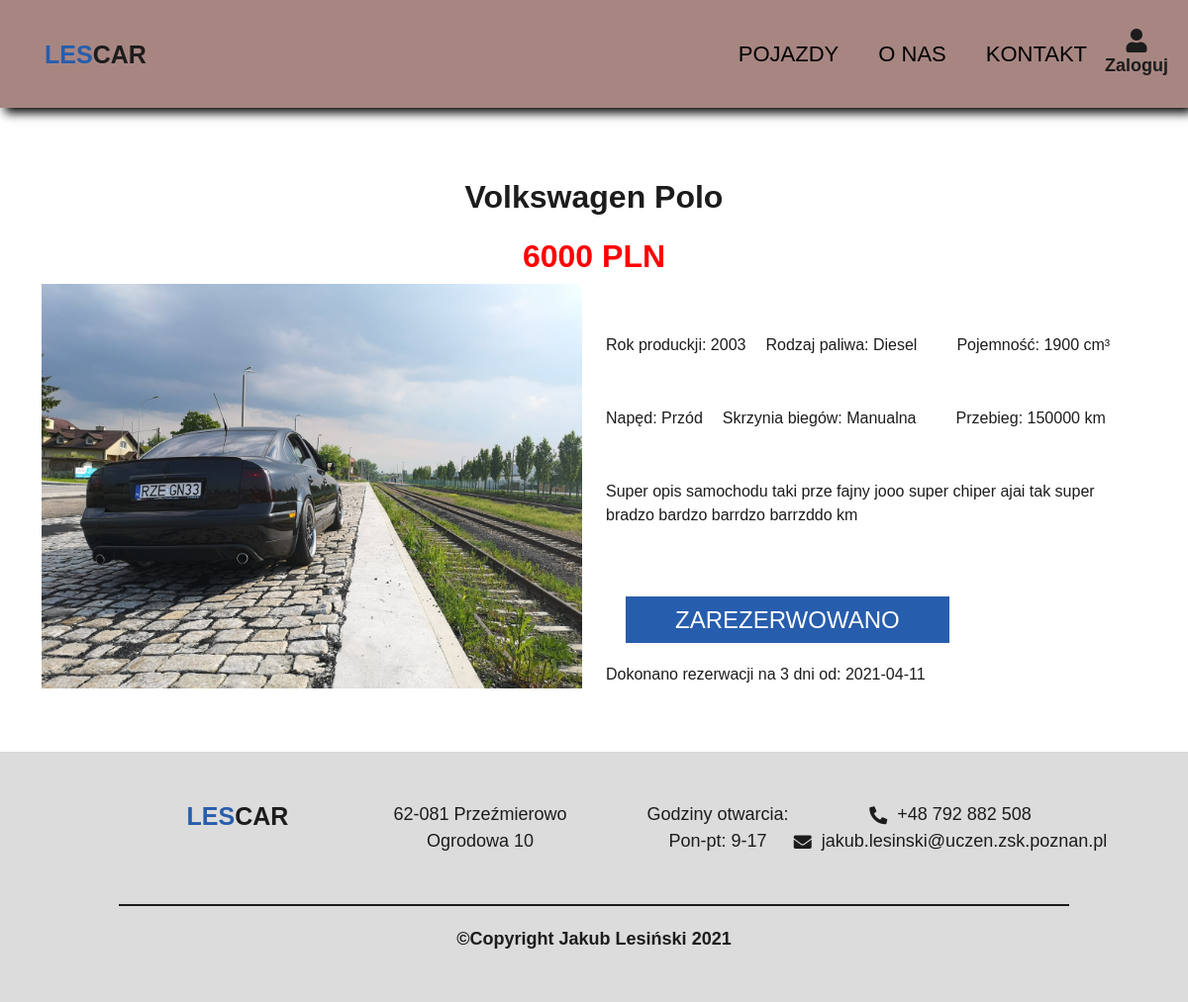
The page /resources/views/pages/product.php?Id_produktu=13 on the database its author committed.
### tables this page shows
CREATE TABLE `produkty` (
  `Id_produktu` int(11) NOT NULL,
  `Rodzaj` varchar(60) NOT NULL,
  `Marka` varchar(60) NOT NULL,
  `Model` varchar(60) NOT NULL,
  `Rok_Produkcji` varchar(4) NOT NULL,
  `Rodzaj_Paliwa` varchar(60) NOT NULL,
  `Pojemnosc` varchar(11) NOT NULL,
  `Naped` varchar(60) NOT NULL,
  `Skrzynia` varchar(10) NOT NULL,
  `Przebieg` varchar(20) NOT NULL,
  `Opis` text NOT NULL,
  `Cena` decimal(10,0) NOT NULL
);

### resources/views/pages/product.php (the view, shortened to what this page needs)
<?php
    require_once "../partials/db.php";
    $connect = new mysqli($host, $db_user, $db_password, $db_name);
    $date = date("Y-m-d");
    if($connect) {
        $id = $_GET['Id_produktu'];
        $sql = "SELECT * FROM produkty WHERE Id_produktu = $id";
        $result = mysqli_query($connect, $sql);
        $data = array();
        while ($row = mysqli_fetch_array($result, MYSQLI_ASSOC)) {
            $data[] = $row;
        }
        $sqlimg = "SELECT * FROM produkty_zdjęcia WHERE Id_produktu = $id";
        $resultimg = mysqli_query($connect, $sqlimg);
        $photos = array();
        while ($photo = mysqli_fetch_array($resultimg, MYSQLI_ASSOC)) {
            $photos[] = $photo;
        }
        $sqlreserv = "SELECT * FROM rezerwacje WHERE Id_produktu = $id";
        $resultReserv = mysqli_query($connect, $sqlreserv);
        if(mysqli_num_rows($resultReserv) > 0) {
            $czyReserv = true;
        } else {
            $czyReserv = false;
        }
    } else {
        echo "Error: $connect->connect_errno";
    }
?>
<!DOCTYPE html>
<html lang="pl">
<head>
    <link rel="stylesheet" type="text/css" href="/public/css/all.min.css">
    <link rel="stylesheet" type="text/css" href="/public/css/bootstrap.min.css">
    <link rel="stylesheet" href="/public/css/swiper-bundle.css">
    <link rel="stylesheet" href="/public/css/style.css">
</head>
<body>
    <header class="header">
        <div class="logo-wrapper">
            <a href="/index.php" class="logo"><h2 class="logo-heading">LES<span>CAR</span></h2></a>
        </div>
        <div class="nav-list-wrapper">
            <ul class="nav-list">
                <li class="nav-list-item"><a href="/resources/views/pages/listing.php" class="nav-list-link">POJAZDY</a></li>
                <li class="nav-list-item"><a href="/resources/views/pages/about.php" class="nav-list-link">O NAS</a></li>
                <li class="nav-list-item"><a href="/resources/views/pages/contact.php" class="nav-list-link">KONTAKT</a></li>
            </ul>
            <div class="login-basket">
                <?php
                    if(isset($_SESSION['logged']) == "") {
                        echo '
                            <a href="/resources/views/pages/login.php" class="loginIcon">
                            <div class="loginIcon-item">
                            <i class="fas fa-user"></i>
                            <a href="/resources/views/pages/login.php" class="loginIcon-link"><p class="loginIcon-desc">Zaloguj</p></a>
                            </div>
                            </a>
                        ';
                    }
                ?>
            </div>
        </div>
    </header>
    <section class="product">
        <div class="container">
            <div class="row">
                <div class="col-12">
                    <?php
                        foreach ($data as $row) {
                            $marka = $row['Marka'];
                            $model = $row['Model'];
                            $price = $row['Cena'];
                            echo '
                                <h1 class="product-heading">'.$marka.' '.$model.'</h1>
                                <h2 class="product-price">'.$price.' PLN</h2>
                            ';
                        }
                    ?>
                </div>
                <div class="col-12 col-md-6">
                    <?php
                        foreach ($photos as $photo) {
                            $url = $photo['Url_zdjecia'];
                            echo '
                                <img src="/public/img/'.$url.'" alt="" class=img-fluid>
                            ';
                        }
                    ?>
                </div>
                <div class="col-12 col-md-6">
                    <div class="product-info">
                        <div class="product-info-row">
                            <?php
                                foreach ($data as $row) {
                                    $year = $row['Rok_Produkcji'];
                                    $fuel = $row['Rodzaj_Paliwa'];
                                    $capacity = $row['Pojemnosc'];
                                    echo '
                                        <p class="product-info-desc">Rok produckji: '.$year.'</p>
                                        <p class="product-info-desc">Rodzaj paliwa: '.$fuel.'</p>
                                        <p class="product-info-desc">Pojemność: '.$capacity.' cm&sup3;</p>
                                    ';
                                }
                            ?>
                        </div>
                        <div class="product-info-row">
                            <?php
                                foreach ($data as $row) {
                                    $drive = $row['Naped'];
                                    $gearBox = $row['Skrzynia'];
                                    $mileage = $row['Przebieg'];
                                    echo '
                                        <p class="product-info-desc">Napęd: '.$drive.'</p>
                                        <p class="product-info-desc">Skrzynia biegów: '.$gearBox.'</p>
                                        <p class="product-info-desc">Przebieg: '.$mileage.' km</p>
                                    ';
                                }
                            ?>
                        </div>
                        <div class="product-info-row">
                            <?php
                                foreach ($data as $row) {
                                    $description = $row['Opis'];
                                    echo '
                                        <p class="product-info-desc">'.$description.' km</p>
                                    ';
                                }
                            ?>
                        </div>
                            <?php
                                if($czyReserv) {
                                    echo '
                                        <form method="Post">
                                            <button class="main-button" name="reserve-btn" disabled>ZAREZERWOWANO</button>
                                            <p>Dokonano rezerwacji na 3 dni od: '.$date.'</p>
                                        </form>
                                    ';
                                } else {
                                    echo '
                                        <form method="Post">
                                            <button class="main-button" name="reserve-btn">ZAREZERWUUJ</button>
                                        </form>
                                ';
                                }
                            ?>
                    </div>
                </div>
            </div>
        </div>
    </section>
    <footer class="footer">
        <div class="footer-wrapper">
            <div class="container">
                <div class="row">
                    <div class="col-12 col-md-3">
                        <a href="" class="logo"><h2 class="logo-heading">LES<span>CAR</span></h2></a>
                    </div>
                    <div class="col-12 col-md-3">
                        <p class="footer-desc">62-081 Przeźmierowo</p>
                        <p class="footer-desc">Ogrodowa 10</p>
                    </div>
                    <div class="col-12 col-md-3">
                        <p class="footer-desc">Godziny otwarcia:</p>
                        <p class="footer-desc">Pon-pt: 9-17</p>
                    </div>
                    <div class="col-12 col-md-3">
                        <a href="tel:792-882-508" class ="footer-link">
                            <i class="fas fa-phone-alt"></i>
                            <p class="footer-desc">+48 792 882 508</p>
                        </a>
                        <a href="mailto:jakub.lesinski@uczen.zsk.poznan.pl" class="footer-link">
                            <i class="fas fa-envelope"></i>
                            <p class="footer-desc">jakub.lesinski@uczen.zsk.poznan.pl</p>
                        </a>
                    </div>
                </div>
            </div>
        </div>
        <div class="container">
            <div class="row">
                <div class="col-12">
                    <p class="footer-copy">&copy;Copyright Jakub Lesiński 2021</p>
                </div>
            </div>
        </div>
    </footer>
</body>
</html>

### public/css/style.css (style rules this page uses)
html { line-height: 1.15; -webkit-text-size-adjust: 100%; }
body { margin: 0; }
h1 { font-size: 2em; margin: 0.67em 0; }
a { background-color: transparent; }
img { border-style: none; }
button, input, optgroup, select, textarea { font-family: inherit; font-size: 100%; line-height: 1.15; margin: 0; }
button, input { overflow: visible; }
button, select { text-transform: none; }
button, [type=button], [type=reset], [type=submit] { -webkit-appearance: button; }
body { font-family: "Bebas Neue", sans-serif; }
h1, h2, h3, h4, h5, h6 { font-family: "Poppins", sans-serif; font-weight: bold; }
.fa-user { display: flex !important; justify-content: center; font-size: 16px; color: #1C1C1C; }
@media (min-width: 576px) { .fa-user { font-size: 24px; } }
.main-button { margin: 20px; background-color: #275DAD; padding: 10px 50px; color: #FFFFFF; border: none; font-size: 24px; }
body { color: #1C1C1C; }
a { text-decoration: none; }
.logo { text-align: center; color: #275DAD; }
.logo-heading { margin: 0; font-size: 25px; }
.logo-heading span { color: #1C1C1C; }
.header { background-color: #A78682; display: flex; justify-content: space-between; align-items: center; padding: 20px; box-shadow: 5px 5px 10px #000000; }
.header .loginIcon { margin: 0; }
.header .loginIcon-desc { margin: 0; font-weight: bold; color: #1C1C1C; text-align: center; }
.header .loginIcon-link { color: #1C1C1C; text-align: center; font-size: 18px; }
@media (min-width: 992px) { .header .logo { margin: 0 25px; font-size: 25px; } }
.header .logo-wrapper { display: flex; align-items: center; }
.header .nav-list { padding: 0; margin: 0; display: flex; flex-direction: column; align-items: center; height: 100%; width: 0; position: fixed; z-index: 999; top: 0; left: 0; background-color: grey; overflow-x: hidden; transition: 0.5s; padding-top: 60px; }
@media (min-width: 992px) { .header .nav-list { position: relative; flex-direction: row; background-color: #A78682; width: 100%; padding: 10px; margin: 0; } }
.header .nav-list-wrapper { display: flex; align-items: center; }
.header .nav-list-item { list-style: none; }
.header .nav-list-link { display: block; position: relative; color: #FFFFFF; margin: 8px 8px 8px 32px; text-decoration: none; font-size: 30px; transition: 0.3s; }
@media (min-width: 992px) { .header .nav-list-link { color: #000000; font-size: 22px; } }
@media (min-width: 992px) { .header .nav-list-link::after { position: absolute; content: ""; border-bottom: 2px solid #000000; width: 0; height: 100%; left: 0; bottom: 0; transition: 0.5s ease; transform: translateY(2px); } }
.footer { background-color: #DCDCDC; padding: 50px 0; font-size: 18px; }
.footer-wrapper { margin: 0 10% 0; padding-bottom: 50px; border-bottom: 2px solid #1C1C1C; }
.footer-link { display: flex; justify-content: center; align-items: center; }
.footer-link, .footer-link:hover { color: #1C1C1C; }
.footer-desc { text-align: center; margin: 10px 0 0 10px; }
@media (min-width: 768px) { .footer-desc { margin-top: 0; } }
.footer-copy { text-align: center; font-weight: bold; margin: 20px 0 0; }
.product { padding: 50px 0; }
.product-heading, .product-price { text-align: center; }
.product-price { color: red; }
.product-info-row { display: flex; flex-direction: column; margin: 50px 0; }
@media (min-width: 768px) { .product-info-row { flex-direction: row; } }
.product-info-desc { margin: 20px 0; }
.product-info-desc:first-of-type { margin: 0; }
@media (min-width: 768px) { .product-info-desc { margin: 0 20px; } }

### rows shown on the page
produkty: Marka "Volkswagen", Model "Polo", Cena "6000", Rok_Produkcji "2003", Rodzaj_Paliwa "Diesel", Pojemnosc "1900", Naped "Przód", Skrzynia "Manualna", Przebieg "150000", Opis "Super opis samochodu taki prze fajny jooo super chiper ajai tak super bradzo bardzo barrdzo barrzddo"
produkty_zdjęcia: Url_zdjecia (picture)
